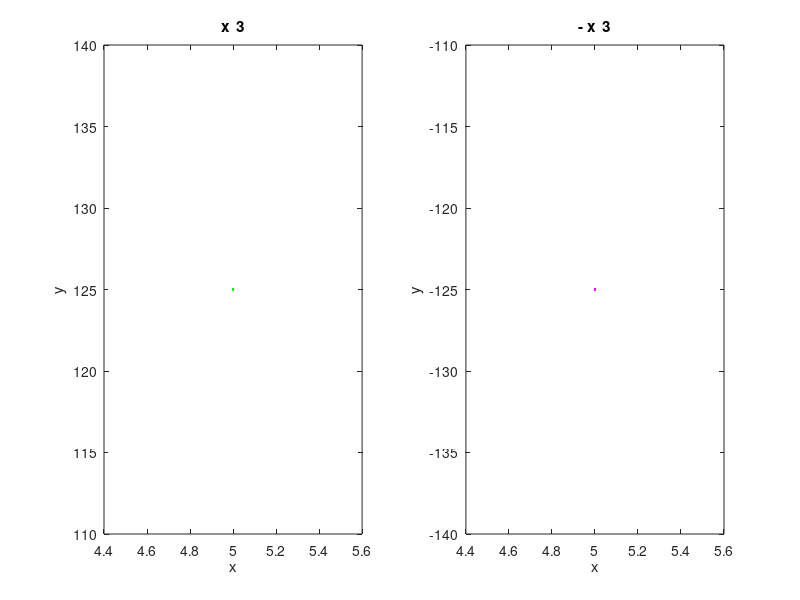

Here is the MATLAB script that generated this plot:
function [x, f1, f2] = draw_2()
  x1 = input("x1 = ");
  x2 = input("x2 = ");
  if x1 > x2
    "Incorrect interval"
    return;
  end
  x = [x1 : 0.05 : x2];
  
  f1 = arrayfun(@(x) x ^ 3, x);
  f2 = arrayfun(@(x) (-x) ^ 3, x);
  
  subplot(1, 2, 1)
  plot(x, f1, "g");
  title('x ^ 3');
  xlabel('x');
  ylabel('y');
  
  subplot(1, 2, 2)
  plot(x, f2, "m");
  title('- x ^ 3');
  xlabel('x');
  ylabel('y');

  if nargout < 2
        x = [];
        x(:, 1) = [x1 : 0.05 : x2];
        x(:, 2) = f1;
        x(:, 3) = f2;
  end
endfunction